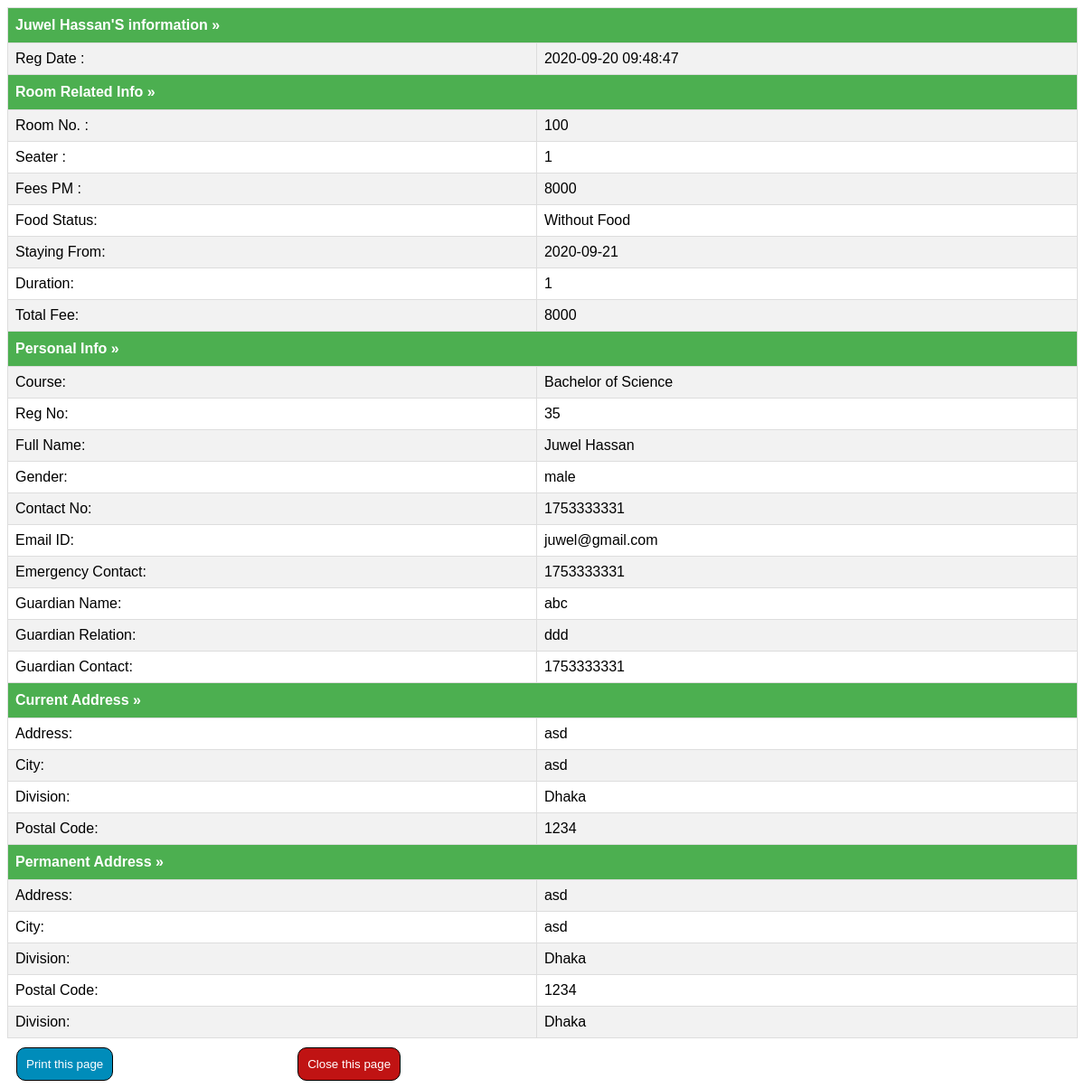
Page /full-profile.php?id=juwel@gmail.com on the committed database.
### tables this page shows
CREATE TABLE `registration` (
  `id` int(11) NOT NULL,
  `roomno` int(11) NOT NULL,
  `seater` int(11) NOT NULL,
  `feespm` int(11) NOT NULL,
  `foodstatus` int(11) NOT NULL,
  `stayfrom` date NOT NULL,
  `duration` int(11) NOT NULL,
  `course` varchar(500) NOT NULL,
  `regno` int(11) NOT NULL,
  `firstName` varchar(500) NOT NULL,
  `middleName` varchar(500) NOT NULL,
  `lastName` varchar(500) NOT NULL,
  `gender` varchar(250) NOT NULL,
  `contactno` bigint(11) NOT NULL,
  `emailid` varchar(500) NOT NULL,
  `egycontactno` bigint(11) NOT NULL,
  `guardianName` varchar(500) NOT NULL,
  `guardianRelation` varchar(500) NOT NULL,
  `guardianContactno` bigint(11) NOT NULL,
  `corresAddress` varchar(500) NOT NULL,
  `corresCIty` varchar(500) NOT NULL,
  `corresState` varchar(500) NOT NULL,
  `corresPincode` int(11) NOT NULL,
  `pmntAddress` varchar(500) NOT NULL,
  `pmntCity` varchar(500) NOT NULL,
  `pmnatetState` varchar(500) NOT NULL,
  `pmntPincode` int(11) NOT NULL,
  `postingDate` timestamp NOT NULL DEFAULT current_timestamp(),
  `updationDate` varchar(500) NOT NULL
);

### full-profile.php (the view, shortened to what this page needs)
<?php
$dbconnect = new mysqli('localhost', 'root', 'rootpassword', 'diuohmsx_hostel');
?>
<!DOCTYPE html>
<html>
<head>
<link href="hostel.css" rel="stylesheet" type="text/css">
</head>
<body>
<div id="mainContent">
  <table id="printData">
          <?php
                  $ret = mysqli_query($dbconnect, "SELECT * FROM registration where emailid = '".$_GET['id']."'");
              while($row=mysqli_fetch_array($ret)){
          ?>
          <tr>
              <th colspan="2"><?php echo ucfirst($row['firstName']);?> <?php echo ucfirst($row['lastName']);?>'S <span class="font1"> information &raquo;</span> </th>
          </tr>
          <tr>
              <td>Reg Date : </td>
              <td><?php echo $row['postingDate'];?> </td>
          </tr>
          <tr>
              <th colspan="2">Room Related Info &raquo; </th>
          </tr>
          <tr>
              <td>Room No. : </td>
              <td><?php echo $row['roomno'];?></td>
          </tr>
          <tr>
              <td>Seater : </td>
              <td><span class="comb-value"><?php echo $row['seater'];?></span></td>
          </tr>
          <tr>
              <td>Fees PM : </td>
              <td><?php echo $fpm=$row['feespm'];?></td>
          </tr>
          <tr>
              <td>Food Status: </td>
              <td><?php if($row['foodstatus']==0)
          {
            echo "Without Food";
          }
          else
          {
            echo "With Food";
          }
                                ;?></td>
          </tr>
          <tr>
              <td>Staying From: </td>
              <td><?php echo $row['stayfrom'];?></td>
          </tr>
          <tr>
              <td>Duration: </td>
              <td><?php echo $dr=$row['duration'];?></td>
          </tr>
          <tr>
              <td>Total Fee: </td>
              <td>
                  <?php if($row['foodstatus']==1)
                                {
                                  $fd=2000;
                                  echo (($fd+$fpm)*$dr);
                                }
                                  else
                                  {
                                    echo $dr*$fpm;
                                  }
                                ?></td>
          </tr>
          <tr>
              <th colspan="2">Personal Info &raquo; </th>
          </tr>
          <tr>
              <td>Course: </td>
              <td><?php echo $row['course'];?></td>
          </tr>
          <tr>
              <td>Reg No: </td>
              <td><?php echo $row['regno'];?></td>
          </tr>
          <tr>
              <td>Full Name: </td>
              <td><?php echo $row['firstName'];?> <?php echo $row['middleName'];?> <?php echo $row['lastName'];?></td>
          </tr>
          <tr>
              <td>Gender: </td>
              <td><?php echo $row['gender'];?></td>
          </tr>
          <tr>
              <td>Contact No: </td>
              <td><?php echo $row['contactno'];?></td>
          </tr>
          <tr>
              <td>Email ID: </td>
              <td><?php echo $row['emailid'];?></td>
          </tr>
          <tr>
              <td>Emergency Contact: </td>
              <td><?php echo $row['egycontactno'];?></td>
          </tr>
          <tr>
              <td>Guardian Name: </td>
              <td><?php echo $row['guardianName'];?></td>
          </tr>
          <tr>
              <td>Guardian Relation: </td>
              <td><?php echo $row['guardianRelation'];?></td>
          </tr>
          <tr>
              <td>Guardian Contact: </td>
              <td><?php echo $row['guardianContactno'];?></td>
          </tr>
          <tr>
              <th colspan="2">Current Address &raquo; </th>
          </tr>
          <tr>
              <td>Address: </td>
              <td><?php echo $row['corresAddress'];?></td>
          </tr>
          <tr>
              <td>City: </td>
              <td><?php echo $row['corresCIty'];?></td>
          </tr>
          <tr>
              <td>Division: </td>
              <td><?php echo $row['corresState'];?></td>
          </tr>
          <tr>
              <td>Postal Code: </td>
              <td><?php echo $row['corresPincode'];?></td>
          </tr>
          <tr>
              <th colspan="2">Permanent Address &raquo; </th>
          </tr>
          <tr>
              <td>Address: </td>
              <td><?php echo $row['pmntAddress'];?></td>
          </tr>
          <tr>
              <td>City: </td>
              <td><?php echo $row['pmntCity'];?></td>
          </tr>
          <tr>
              <td>Division: </td>
              <td><?php echo $row['pmnatetState'];?></td>
          </tr>
          <tr>
              <td>Postal Code: </td>
              <td><?php echo $row['pmntPincode'];?></td>
          </tr>
          <tr>
              <td>Division: </td>
              <td><?php echo $row['pmnatetState'];?></td>
          </tr>
          <?php } ?>
      </table>
  <div class="printSection">
    <input id="printpagebutton" type="button" value="Print this page" onclick="printpage()"/>
    <input id="closepagebutton" type="button" value="Close this page" onclick="closepage()"/>
  </div>
</div>
</body>
</html>

### hostel.css (style rules this page uses)
#printData { font-family: "Trebuchet MS", Arial, Helvetica, sans-serif; border-collapse: collapse; width: 100%; }
#printData td, #printData th { border: 1px solid #ddd; padding: 8px; }
#printData tr:nth-child(even) { background-color: #f2f2f2; }
#printData th { padding-top: 10px; padding-bottom: 10px; text-align: left; background-color: #4CAF50; color: white; }
.printSection { margin-top: 10px; margin-left: 10px; }
#printpagebutton { color: white; background-color:#008CBA; padding: 10px 10px; cursor: pointer; border: 1px solid black; border-radius: 10px; }
#closepagebutton { color: white; background-color:rgb(192, 19, 19); padding: 10px 10px; margin-left: 200px; cursor: pointer; border: 1px solid black; border-radius: 10px; }

### rows in the picture
registration: firstName "Juwel", lastName "Hassan", postingDate "2020-09-20 09:48:47", roomno "100", seater "1", feespm "8000", foodstatus "Without Food", stayfrom "2020-09-21", duration "1", $dr*$fpm "8000", course "Bachelor of Science", regno "35", gender "male", contactno "1753333331", emailid "juwel@gmail.com", egycontactno "1753333331", guardianName "abc", guardianRelation "ddd", guardianContactno "1753333331", corresAddress "asd", corresCIty "asd", corresState "Dhaka", corresPincode "1234", pmntAddress "asd", pmntCity "asd", pmnatetState "Dhaka", pmntPincode "1234"
